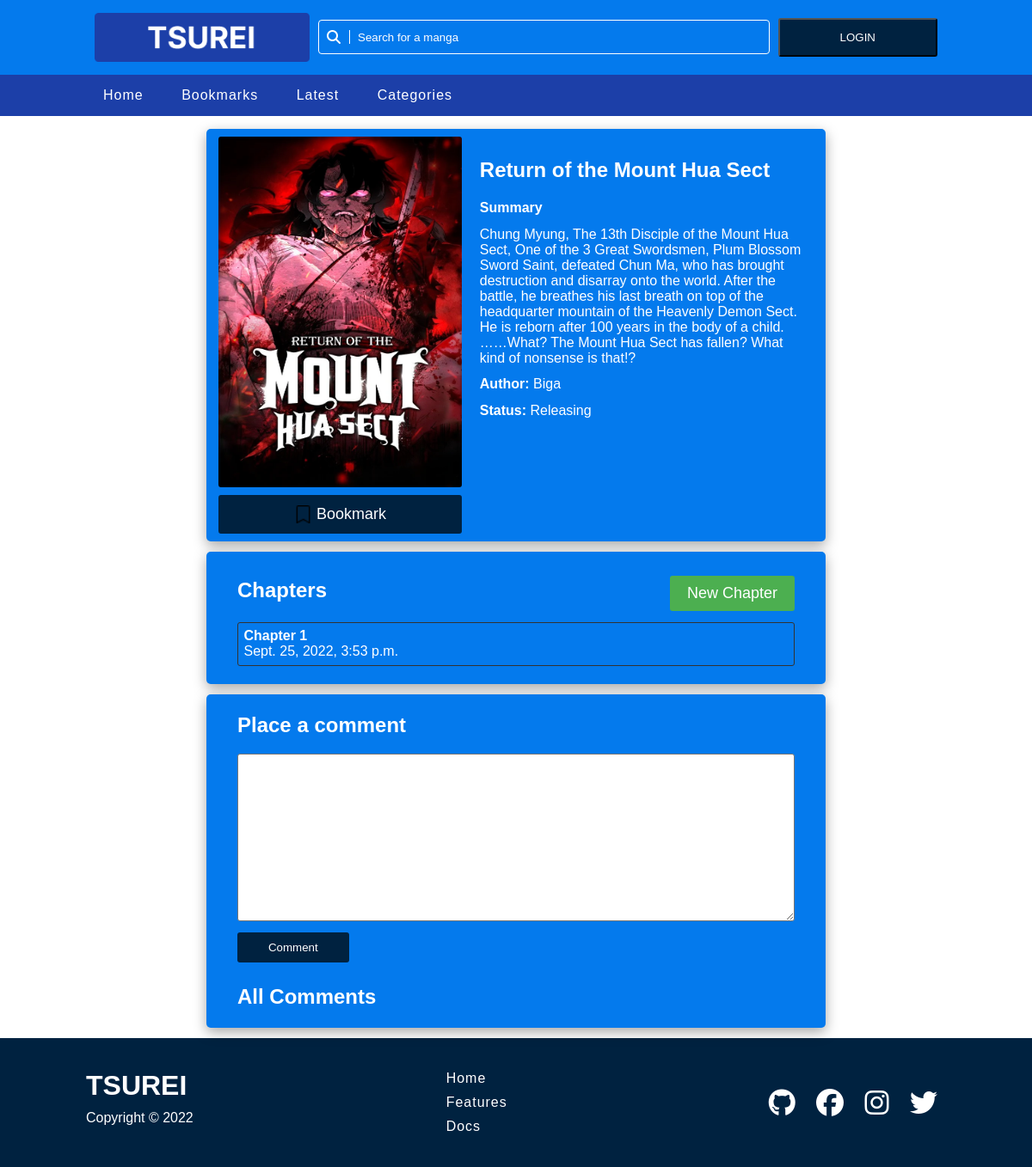
Before: /manga/1 with the older database file.
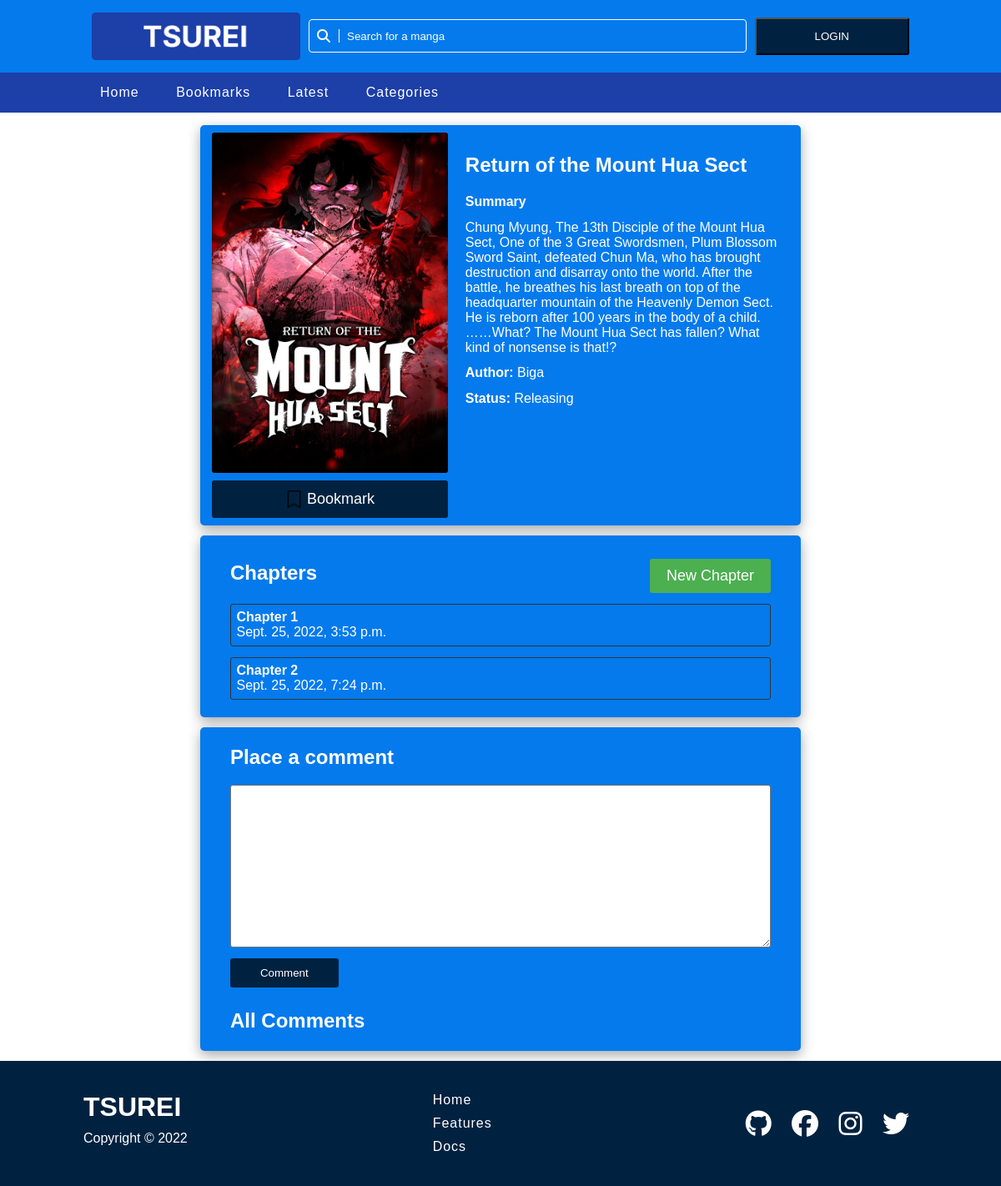
After: the same page with the newer database file.
### manga/models.py (models this page shows, shortened)
class Chapter(models.Model):
    manga = models.ForeignKey(Manga, related_name="chapters", on_delete=models.CASCADE)
    chapter_number = models.IntegerField(default=1)
    image = models.ImageField(upload_to='mangas/')
    posted_date = models.DateTimeField(auto_now_add=True)

### manga/views.py (the view)
# urls.py: path('manga/<int:id>', views.show_manga, name="show-manga"),
def show_manga(request, id):
    manga = get_object_or_404(Manga, id=id)
    print(manga.manga_views)
    manga.manga_views = manga.manga_views + 1
    print(manga.manga_views)
    manga.save()
    comment_form = CreateComment()
    new_chapter_form = CreateNewChapter()
    manga_chapters = Chapter.objects.filter(manga=manga)
    comments = Comment.objects.filter(manga=manga).order_by("-posted_date")
    try:
        bookmark = Bookmark.objects.filter(user=request.user, manga=manga)
        if bookmark:
            bookmarked = "Bookmarked"
        else:
            bookmarked = "Bookmark"
    except:
        bookmarked = "Bookmark"
    try:
        liked_comments_id = []
        for comment in comments:
            liked_comments_id.append(Like.objects.get(user=request.user, comment=comment).comment.id)
    except:
        liked_comments_id = []
    return render(request, "manga/show_manga.html", {
        "manga": manga,
        "manga_chapters": manga_chapters,
        "new_chapter_form": new_chapter_form,
        "comment_form": comment_form,
        "comments": comments,
        "liked_comments_id": liked_comments_id,
        "bookmarked": bookmarked,
    })

### manga/forms.py
class CreateNewChapter(ModelForm):
    class Meta:
        model = Chapter
        fields = ['chapter_number', 'image']

class CreateComment(ModelForm):
    class Meta:
        model = Comment
        fields = ['comment_text']

### manga/templates/manga/show_manga.html (shortened to what this page needs)
{% extends 'manga/layout.html' %}
{% load static %}
{% block head %}
<link rel="stylesheet" href="{% static 'css/show_manga.css' %}">
{% endblock %}
{% block main %}
<div class="main-container">
    <div class="top-container">
        <div class="manga-container">
            <div class="manga-left-container">
                <div class="manga-img">
                    <img src="{{ manga.cover.url }}">
                </div>
                <div class="bookmark">
                    <button class="btn-bookmark"><icon><img src="{% static 'images/bookmark.png' %}"></icon><p class="bookmark-text">{{ bookmarked }}</p></button>
                </div>
            </div>
            <div class="manga-right-container">
                <div class="manga-info" data-id="{{ manga.id }}">
                    <h2>{{ manga.title }}</h2>
                    <p><strong>Summary</strong></p>
                    <p>{{ manga.summary }}</p>
                    <p><strong>Author:</strong> {{ manga.author }}</p>
                    <p><strong>Status:</strong> Releasing</p>
                </div>
            </div>
        </div>
    </div>
    <div class="bottom-container">
        <div class="chapters">
            <div class="chapter-top">
                <h2>Chapters</h2>
                <button id="btn-new-chapter">New Chapter</button>
            </div>
            <div class="chapter-list">
                {% for chapter in manga_chapters %}
                <div class="chapter">
                    <div class="chapter-info">
                        <a href="{% url 'manga-chapter' manga.id chapter.id%}" class="chapter-number"><strong>Chapter {{ chapter.chapter_number }}</strong></a>
                        <p>{{ chapter.posted_date }}</p>
                    </div>
                </div>
                {% endfor %}
            </div>
        </div>
    </div>
    <div class="comment-container">
        <div class="comments">
            <div class="add-comment">
                <h2>Place a comment</h2>
                <form class="new-comment-form" method="POST" action="{% url 'new-comment' manga.id %}">
                    {% for field in comment_form %}
                        {{ field }}
                    {% endfor %}
                    <button class="submit">Comment</button>
                </form>
            </div>
            <div class="all-comments">
                <h2>All Comments</h2>
            </div>
        </div>
    </div>
</div>
{% endblock %}

Changed rows visible on the page:
added Chapter: chapter_number "2", posted_date "Sept. 25, 2022, 7:24 p.m."
